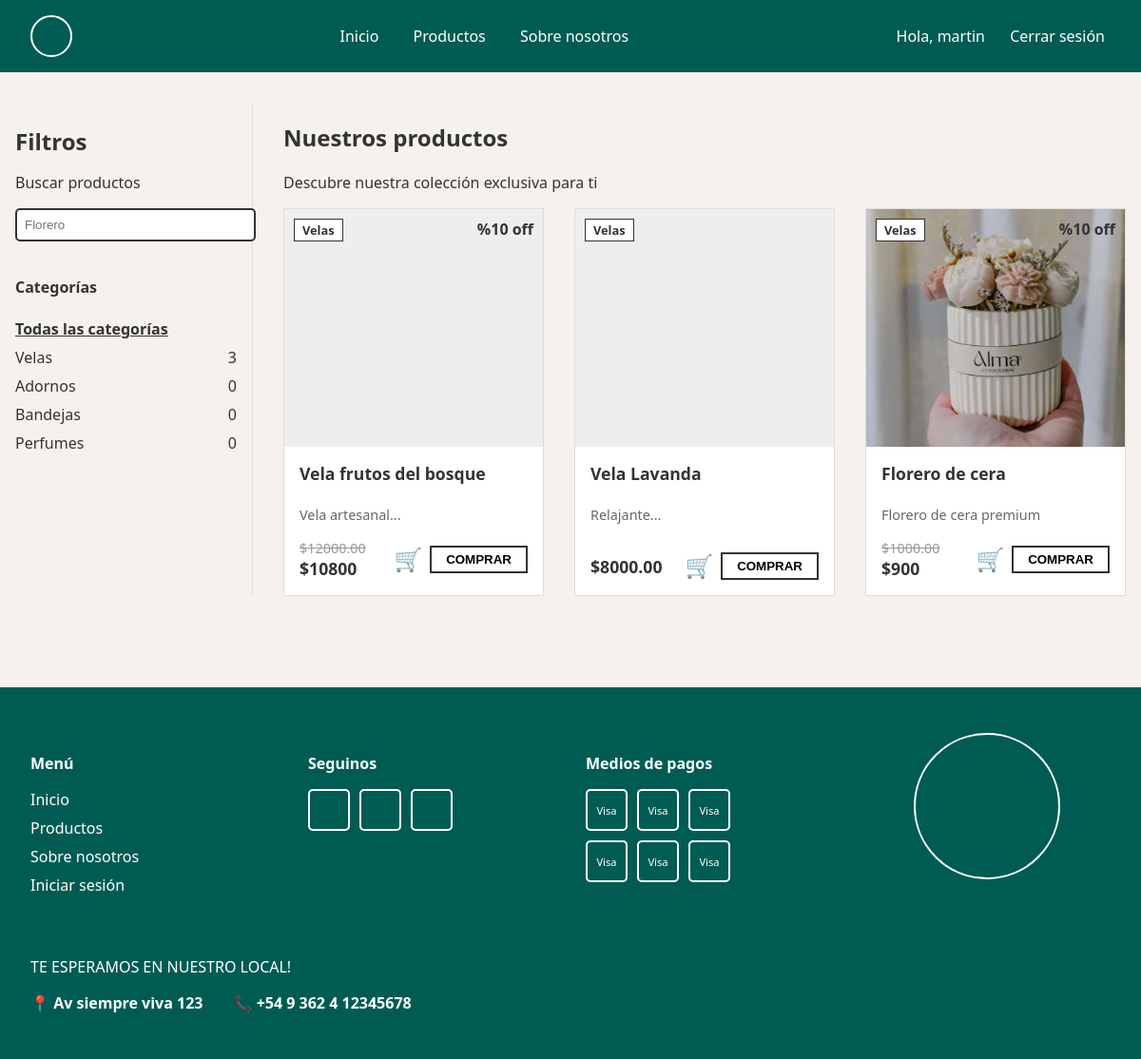
The app's page /products/ (signed in) with its own data.
### users/models.py (models this page shows)
class User(AbstractUser):
    class Role(models.TextChoices):
        ADMIN = 'ADMIN', 'Admin'
        CUSTOMER = 'CUSTOMER', 'Customer'
    role = models.CharField(max_length=50, choices=Role.choices, default=Role.CUSTOMER)

### products/models.py (models this page shows, shortened)
class Category(models.Model):
    name = models.CharField(max_length=255)
    description = models.TextField(blank=True, null=True)

class Product(models.Model):
    class CategoryEnum(models.TextChoices): # Kept for reference but using FK as requested
        pass
    name = models.CharField(max_length=255)
    price = models.DecimalField(max_digits=10, decimal_places=2)
    description = models.TextField()
    stock = models.IntegerField()
    category = models.ForeignKey(Category, on_delete=models.CASCADE, related_name='products')
    image = models.ImageField(upload_to='products/', blank=True, null=True)
    discount_percentage = models.PositiveIntegerField(default=0)
    @property
    def final_price(self):
        if self.discount_percentage > 0:
            return self.price * (1 - Decimal(self.discount_percentage) / 100)
        return self.price

### products/views.py (the view)
# urls.py: path('', views.product_list, name='product_list'),
def product_list(request):
    products = Product.objects.all()
    categories = Category.objects.annotate(total_products=Count('products'))
    category_id = request.GET.get('category')
    search_query = request.GET.get('q')
    if category_id:
        products = products.filter(category_id=category_id)
    if search_query:
        products = products.filter(
            Q(name__icontains=search_query) |
            Q(description__icontains=search_query)
        )
    context = {
        'products': products,
        'categories': categories,
        'selected_category': int(category_id) if category_id else None,
        'search_query': search_query
    }
    return render(request, 'products/product_list.html', context)

### templates/products/product_list.html (shortened to what this page needs)
{% extends 'base.html' %}
{% block content %}
<div class="product-page-container">
    <aside class="filters-sidebar">
        <div class="filter-header">
            <h3> Filtros</h3>
            <p>Buscar productos</p>
            <form method="get" action="{% url 'product_list' %}" class="search-form">
                <input type="text" name="q" placeholder="Florero" value="{{ search_query|default:'' }}">
            </form>
        </div>
        <div class="categories-list">
            <h4>Categorías</h4>
            <ul>
                <li>
                    <a href="{% url 'product_list' %}" class="{% if not selected_category %}active{% endif %}">
                        Todas las categorías
                    </a>
                </li>
                {% for cat in categories %}
                <li>
                    <a href="?category={{ cat.id }}" class="{% if selected_category == cat.id %}active{% endif %}">
                        {{ cat.name }} <span>{{ cat.total_products }}</span>
                    </a>
                </li>
                {% endfor %}
            </ul>
        </div>
    </aside>
    <section class="products-grid-section">
        <div class="products-header">
            <h2>Nuestros productos</h2>
            <p>Descubre nuestra colección exclusiva para ti</p>
        </div>
        <div class="products-grid">
            {% for product in products %}
            <div class="product-card-advanced">
                <div class="card-image-container">
                    <a href="{% url 'product_detail' product.id %}">
                        {% if product.image %}
                        <img src="{{ product.image.url }}" alt="{{ product.name }}" class="product-image">
                        {% else %}
                        <div class="image-placeholder"></div>
                        {% endif %}
                    </a>
                    <span class="category-badge">{{ product.category.name }}</span>
                    {% if product.discount_percentage > 0 %}
                    <span class="discount-badge">%{{ product.discount_percentage }} off</span>
                    {% endif %}
                </div>
                <div class="card-body">
                    <h3><a href="{% url 'product_detail' product.id %}">{{ product.name }}</a></h3>
                    <p class="description">{{ product.description|truncatewords:15 }}</p>
                    <div class="price-actions-row">
                        <div class="price-container">
                            {% if product.discount_percentage > 0 %}
                            <span class="old-price">${{ product.price }}</span>
                            <span class="current-price">${{ product.final_price|floatformat:0 }}</span>
                            {% else %}
                            <span class="current-price">${{ product.price }}</span>
                            {% endif %}
                        </div>
                        <div class="actions-container">
                            <button class="btn-icon cart-btn" title="Agregar al carrito">🛒</button>
                            <button class="btn-primary buy-btn">COMPRAR</button>
                        </div>
                    </div>
                </div>
            </div>
            {% empty %}
            <p>No se encontraron productos.</p>
            {% endfor %}
        </div>
    </section>
</div>
{% endblock %}

### templates/base.html (shortened to what this page needs)
<!DOCTYPE html>
<html lang="es">
<head>
    {% load static %}
    <link rel="stylesheet" href="{% static 'css/styles.css' %}?v=1.2">
</head>
<body>
    <header class="navbar">
        <div class="logo">
            <div class="circle-logo"></div>
        </div>
        <nav class="nav-links">
            <a href="{% url 'home' %}">Inicio</a>
            <a href="{% url 'product_list' %}">Productos</a>
            <a href="{% url 'about' %}">Sobre nosotros</a>
        </nav>
        <div class="auth-links">
            {% if user.is_authenticated %}
            <span class="user-auth">Hola, {{ user.username }}</span>
            <form action="{% url 'logout' %}" method="post" style="display:inline;">
                <button type="submit"
                    style="background:none; border:none; color:var(--white); cursor:pointer; font-weight:500; font-family:inherit; font-size:inherit hover:var(--primary-color);">Cerrar
                    sesión</button>
            </form>
            {% else %}
            <a href="{% url 'login' %}">Iniciar sesión</a>
            <a href="{% url 'register' %}">Registrarme</a>
            {% endif %}
        </div>
    </header>
    <main>
        {% block content %}
        {% endblock %}
    </main>
    <footer class="main-footer">
        <div class="footer-content">
            <div class="footer-column">
                <h4>Menú</h4>
                <ul>
                    <li><a href="{% url 'home' %}">Inicio</a></li>
                    <li><a href="{% url 'product_list' %}">Productos</a></li>
                    <li><a href="{% url 'about' %}">Sobre nosotros</a></li>
                    <li><a href="{% url 'login' %}">Iniciar sesión</a></li>
                </ul>
            </div>
            <div class="footer-column">
                <h4>Seguinos</h4>
                <div class="social-icons">
                    <div class="icon-box"></div>
                    <div class="icon-box"></div>
                    <div class="icon-box"></div>
                </div>
            </div>
            <div class="footer-column">
                <h4>Medios de pagos</h4>
                <div class="payment-icons">
                    <div class="icon-box">Visa</div>
                    <div class="icon-box">Visa</div>
                    <div class="icon-box">Visa</div>
                </div>
                <div class="payment-icons">
                    <div class="icon-box">Visa</div>
                    <div class="icon-box">Visa</div>
                    <div class="icon-box">Visa</div>
                </div>
            </div>
            <div class="footer-column map-column">
                <div class="map-placeholder"></div>
            </div>
        </div>
        <div class="footer-contact">
            <p>TE ESPERAMOS EN NUESTRO LOCAL!</p>
            <div class="contact-details">
                <span>📍 Av siempre viva 123</span>
                <span>📞 +54 9 362 4 12345678</span>
            </div>
        </div>
    </footer>
</body>
</html>

### static/css/styles.css (style rules this page uses)
:root { --bg-color: #F5F2ED; --text-color: #333333; --primary-color: #B2AC88; --accent-color: #D4AF37; --dark-green: #005C53; --white: #ffffff; }
body { font-family: 'Segoe UI', Tahoma, Geneva, Verdana, sans-serif; margin: 0; padding: 0; box-sizing: border-box; display: flex; flex-direction: column; min-height: 100vh; background-color: var(--bg-color); color: var(--text-color); }
main { flex: 1; }
a { text-decoration: none; color: #333; }
.navbar { display: flex; justify-content: space-between; align-items: center; padding: 1rem 2rem; background-color: var(--dark-green); border-bottom: none; }
.circle-logo { width: 40px; height: 40px; border: 2px solid var(--white); border-radius: 50%; }
.nav-links a, .auth-links a { margin: 0 1rem; font-weight: 500; color: var(--white); }
.auth-links button { color: var(--white); }
.btn-primary { padding: 10px 20px; border: 2px solid #333; background: transparent; font-weight: bold; text-transform: uppercase; transition: all 0.3s; cursor: pointer; }
.product-page-container { display: grid; grid-template-columns: 250px 1fr; gap: 2rem; max-width: 1200px; margin: 2rem auto; padding: 0 1rem; }
.filters-sidebar { padding-right: 1rem; border-right: 1px solid #ddd; }
.filter-header h3 { font-size: 1.5rem; margin-bottom: 0.5rem; }
.user-auth { color: var(--white); margin-right: 1rem; }
.search-form input { width: 100%; padding: 8px; border: 2px solid #333; border-radius: 5px; margin-bottom: 1rem; }
.categories-list ul { list-style: none; padding: 0; }
.categories-list li { margin-bottom: 0.5rem; display: flex; justify-content: space-between; }
.categories-list a { text-decoration: none; color: #333; display: flex; justify-content: space-between; width: 100%; }
.categories-list a.active { font-weight: bold; text-decoration: underline; }
.products-grid { display: grid; grid-template-columns: repeat(auto-fill, minmax(250px, 1fr)); gap: 2rem; }
.product-card-advanced { border: 1px solid #ddd; display: flex; flex-direction: column; position: relative; background: #fff; transition: box-shadow 0.3s; }
.card-image-container { position: relative; height: 250px; background-color: #f9f9f9; }
.image-placeholder { width: 100%; height: 100%; background-color: #eee; }
.product-image { width: 100%; height: 100%; object-fit: cover; }
.category-badge { position: absolute; top: 10px; left: 10px; background: white; padding: 2px 8px; border: 1px solid #333; font-size: 0.8rem; font-weight: bold; }
.discount-badge { position: absolute; top: 10px; right: 10px; font-weight: bold; color: #333; }
.card-body { padding: 1rem; display: flex; flex-direction: column; justify-content: space-between; flex-grow: 1; }
.card-body h3 { margin: 0 0 0.5rem 0; font-size: 1.1rem; }
.description { font-size: 0.9rem; color: #666; margin-bottom: 1rem; flex-grow: 1; }
.price-actions-row { display: flex; justify-content: space-between; align-items: center; margin-top: auto; }
.price-container { display: flex; flex-direction: column; }
.old-price { text-decoration: line-through; color: #999; font-size: 0.9rem; }
.current-price { font-weight: bold; font-size: 1.1rem; }
.actions-container { display: flex; gap: 0.5rem; }
.cart-btn { background: none; border: none; font-size: 1.5rem; cursor: pointer; padding: 0; }
.buy-btn { padding: 5px 15px; border: 2px solid #333; background: white; font-weight: bold; cursor: pointer; transition: all 0.2s; }
.main-footer { background-color: var(--dark-green); color: var(--white); border-top: none; padding: 3rem 2rem; margin-top: 4rem; }
.footer-content { display: grid; grid-template-columns: repeat(4, 1fr); gap: 2rem; max-width: 1200px; margin: 0 auto; }
.footer-column h4 { margin-bottom: 1rem; color: var(--white); }
.footer-column ul { list-style: none; padding: 0; }
.footer-column ul li { margin-bottom: 0.5rem; }
.footer-column a { color: var(--white); }
.social-icons, .payment-icons { display: flex; gap: 10px; margin-bottom: 10px; }
.icon-box { width: 40px; height: 40px; border: 2px solid var(--white); border-radius: 5px; display: flex; align-items: center; justify-content: center; font-size: 0.7rem; color: var(--white); }
.map-placeholder { width: 150px; height: 150px; border: 2px solid var(--white); border-radius: 50%; margin: 0 auto; }
.footer-contact { margin-top: 3rem; text-align: left; max-width: 1200px; margin-right: auto; color: var(--white); }
.contact-details { display: flex; gap: 2rem; font-weight: bold; color: var(--white); }

### records on screen
User: username "martin"
Category: name "Velas", total_products "3"
Category: name "Adornos", total_products "0"
Category: name "Bandejas", total_products "0"
Category: name "Perfumes", total_products "0"
Product: category.name "Velas", discount_percentage "10", name "Vela frutos del bosque", description "Vela artesanal...", price "12000.00", final_price "10800"
Product: category.name "Velas", name "Vela Lavanda", description "Relajante...", price "8000.00"
Product: image (picture), category.name "Velas", discount_percentage "10", name "Florero de cera", description "Florero de cera premium", price "1000.00", final_price "900"
